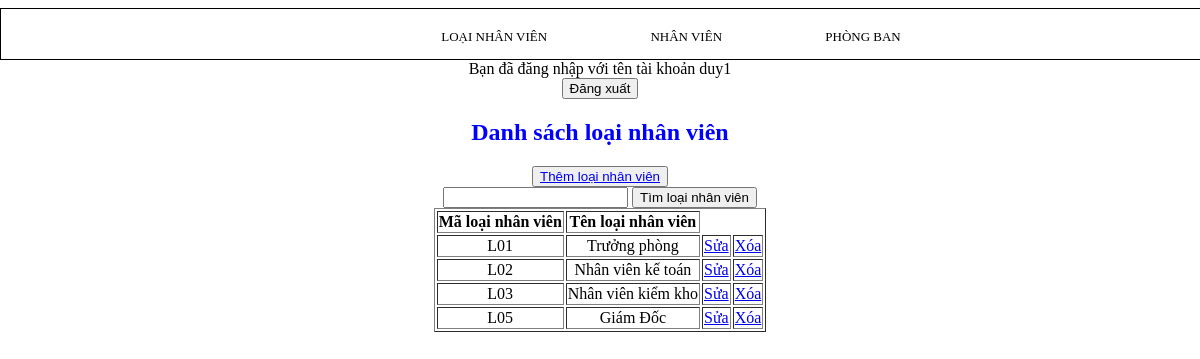
The page /Index_LNV.php (signed in) on the database its author committed.
### tables this page shows
CREATE TABLE `loainv` (
  `MALOAINV` varchar(5) NOT NULL,
  `TENLOAINV` varchar(20) NOT NULL
);

### Index_LNV.php (the view, shortened to what this page needs)
<!DOCTYPE html>
<html lang="en">
<head>
</head>
<body>
<?php
include('connectnv.php');
include('H.php');
?>
<?php
if (isset($_SESSION['use'])) echo 'Bạn đã đăng nhập với tên tài khoản '.$_SESSION['use'];
else header('Location: Login.php');
?>
<form method="post" action="Logout.php">
    <input type="submit" value="Đăng xuất" >
</form>
<div class="container">
    <div class="row">
        <h2 class="text-center" style="color: blue;">Danh sách loại nhân viên</h2>
        <button type="button" class="btn btn-default btn-lg"><a href="Creat_LNV.php">Thêm loại nhân viên</a></button>
        <form action="Index_LNV.php" method="get">
            <input name="keyword" placeholder="" value="">
            <input type="submit" value="Tìm loại nhân viên">
        </form>
        <table border="1" class="table" >
            <thead>
            <tr>
                <th>Mã loại nhân viên</th>
                <th>Tên loại nhân viên</th>
            </tr>
            </thead>
            <tbody>
            <tr>
                <?php
                $row_sql = "SELECT * FROM loainv";
                $row_thuchien=mysqli_query($dbc,$row_sql);
                while($dulieu =mysqli_fetch_array($row_thuchien)){
                ?>
                <td><?php echo $dulieu['MALOAINV']; ?></td>
                <td><?php echo $dulieu['TENLOAINV']; ?> </td>
                <td>
                    <a onclick=" return confirm('bạn có chắc muốn sửa không')" href="Update_LNV.php?id=<?php echo $dulieu['MALOAINV'] ?>" title="sửa">Sửa
                    </a>
                </td>
                <td>
                    <a onclick=" return confirm('bạn có chắc muốn xóa không') " href="Delete_LNV.php?id=<?php echo $dulieu['MALOAINV']; ?>" >Xóa
                    </a>
                </td>
            </tr>
            <?php 	} ?>
            </tbody>
        </table>
    </div>
</div>
</body>
</html>

### H.php (style rules this page uses)
* { text-align: center; margin-left: auto; margin-right: auto; }

### rows shown on the page
loainv: MALOAINV "L01", TENLOAINV "Trưởng phòng"
loainv: MALOAINV "L02", TENLOAINV "Nhân viên kế toán"
loainv: MALOAINV "L03", TENLOAINV "Nhân viên kiểm kho"
loainv: MALOAINV "L05", TENLOAINV "Giám Đốc"

### other values the page prints
$_SESSION['use'] "duy1"
